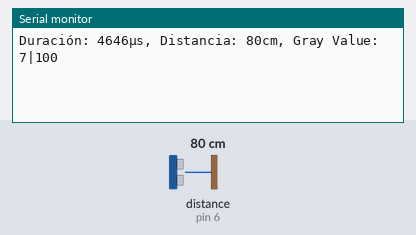
Simulated run of this sketch. Board: Arduino Uno, built with avr-gcc and run on an emulated ATmega328P. Parts: the last lines printed to the serial monitor. Wiring (inferred from the names in the program): ultrasonic range finder: trigger pin 4; echo pin 6. The inputs (shaded band) are chosen by the test bench; at power-on: distance to the obstacle (sensor on pin 6) 80 cm. The echo pulse lasts 58.3 µs per cm.

Above: at 2.3 s.
2.4 s: distance to the obstacle (sensor on pin 6) set to 2 cm
At 4.2 s:
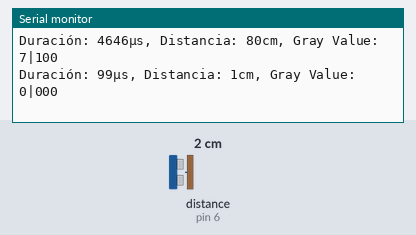
4.5 s: distance to the obstacle (sensor on pin 6) set to 9 cm
At 5.6 s:
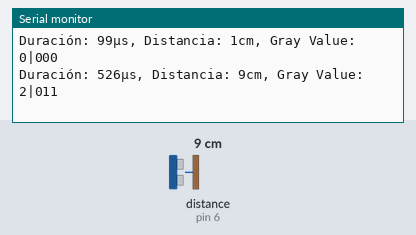
Timing chart, 0 to 7.5 s (numbered marks = the images above; inputs shaded):
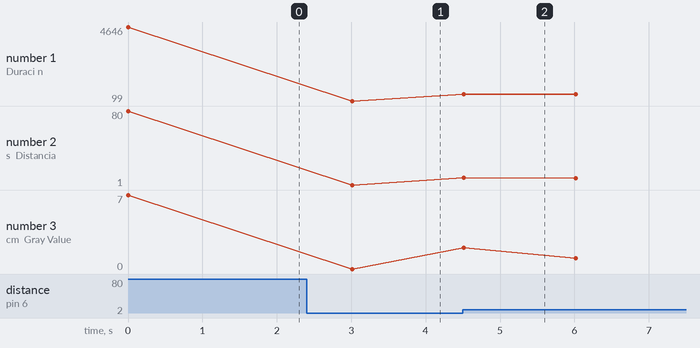

Measured:
- after the input at 2.4 s, the serial monitor: prints a new line after 0.61 s (image 1)
- after the input at 4.5 s, the serial monitor: prints a new line at once (image 2)
- plotted number 1: 4646 → 99 after the input at 2.4 s, 99 → 507 after the input at 4.5 s
- plotted number 2: 80 → 1 after the input at 2.4 s, 1 → 8 after the input at 4.5 s
- plotted number 3: 7 → 0 after the input at 2.4 s

The sketch:

sensorDistancia.ino
```cpp
const int trigPin = 4;
const int echoPin = 6;
const int A = 12;  // Pin digital para el bit 0 de la salida Gray
const int B = 11;  // Pin digital para el bit 1 de la salida Gray
const int C = 10;  // Pin digital para el bit 2 de la salida Gray

int prevBinario = 0;

void setup() {
  Serial.begin(9600);
  pinMode(trigPin, OUTPUT);
  pinMode(echoPin, INPUT);
}

int decimalToGray(int decimal) {
  return (decimal >> 1) ^ decimal;
}

void loop() {
  digitalWrite(trigPin, LOW);
  delayMicroseconds(2);
  digitalWrite(trigPin, HIGH);
  delayMicroseconds(10);
  digitalWrite(trigPin, LOW);

  long duration = pulseIn(echoPin, HIGH);
  long distancia = (duration/2)/29;


  int binaryValue = map(distancia, 0, 30, 0, 7); // Mapear la duración a un valor binario de 3 bits
  if (distancia >30){
    binaryValue = 7;
  }

  int grayValue = decimalToGray(binaryValue);

  if (prevBinario != binaryValue){
    digitalWrite(A,(grayValue & 0b100) ? LOW : HIGH);
    digitalWrite(B,(grayValue & 0b010) ? LOW : HIGH);
    digitalWrite(C,(grayValue & 0b001) ? LOW : HIGH);


    Serial.print("Duración: ");
    Serial.print(duration);
    Serial.print("µs, Distancia: ");
    Serial.print(distancia);
    Serial.print("cm, Gray Value: ");
    Serial.print(binaryValue);
    Serial.print("|");

    Serial.print((grayValue & 0b100) >> 2);
    Serial.print((grayValue & 0b010) >> 1);
    Serial.println((grayValue & 0b001) >> 0);
    prevBinario = binaryValue;
  }
  delay(1500); // Esperar un segundo antes de realizar la próxima medición
}
```
